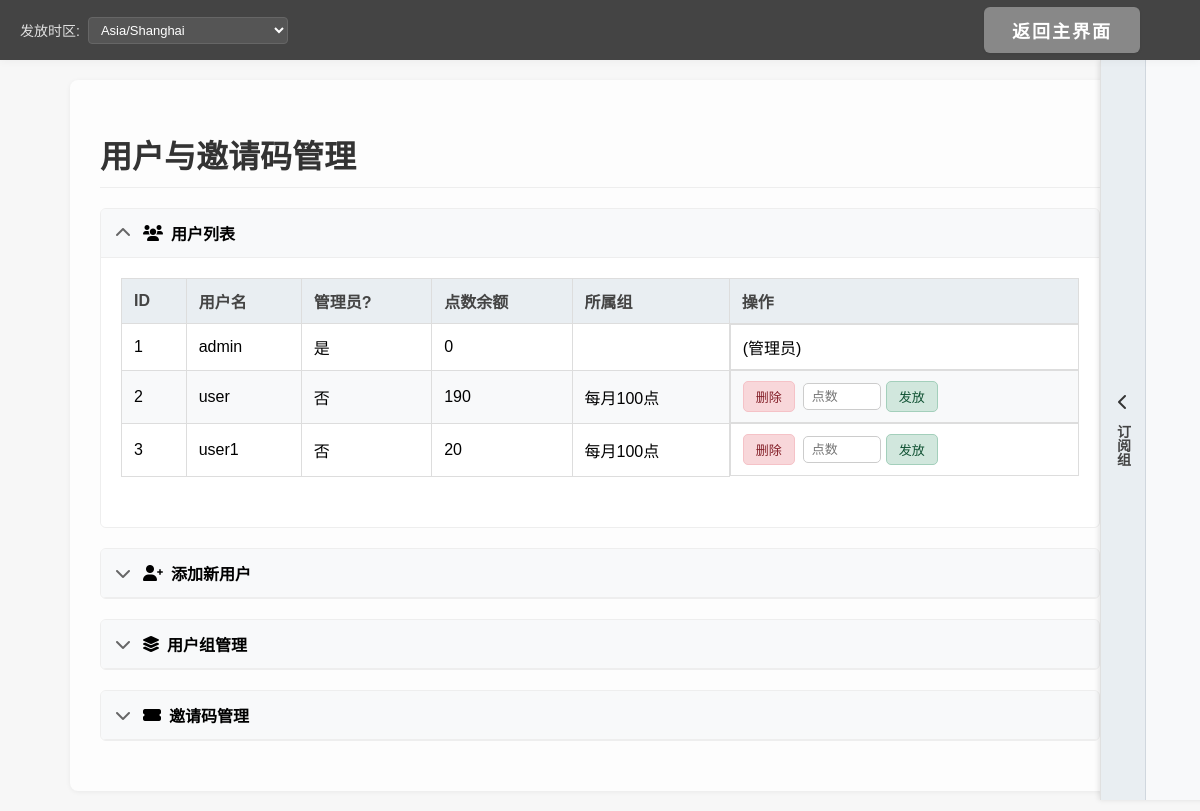
Page /user/manage (signed in) on the earlier database version.
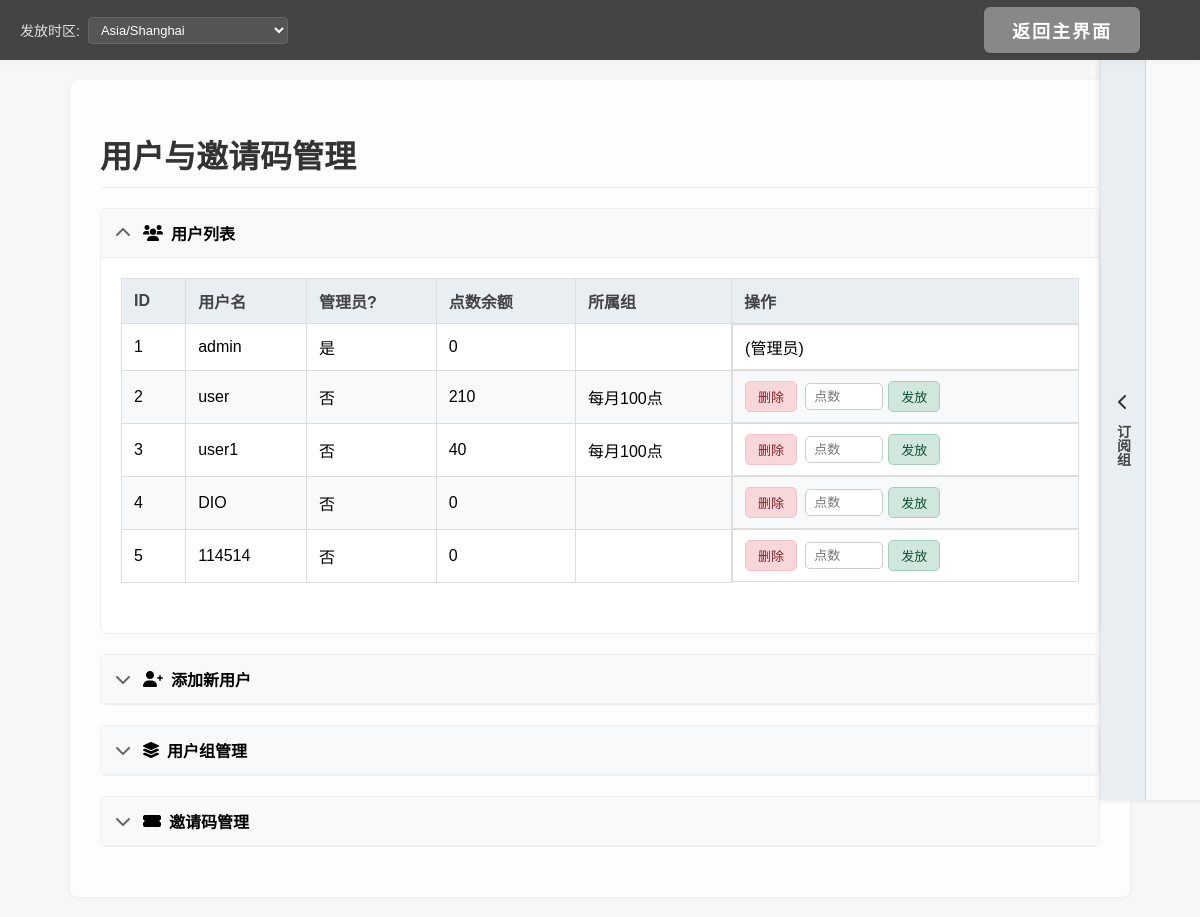
Same page on the later database version.
### app/models/user.py (models this page shows, shortened)
class User(UserMixin, db.Model):
    id = db.Column(db.Integer, primary_key=True)
    username = db.Column(db.String(80), unique=True, nullable=False)
    email = db.Column(db.String(120), unique=True, nullable=True)
    password_hash = db.Column(db.String(128), nullable=False)
    is_admin = db.Column(db.Boolean, default=False)
    password_change_required = db.Column(db.Boolean, default=False, nullable=False)
    auto_save_on_navigate = db.Column(db.Boolean, default=True, nullable=False)
    points = db.Column(db.Integer, default=0, nullable=False)
    active_ai_service_id = db.Column(db.Integer, db.ForeignKey('ai_service.id', use_alter=True, name='fk_user_active_ai_service'), nullable=True)
    active_ai_service = db.relationship('AIService', foreign_keys=[active_ai_service_id], post_update=True)
    groups = db.relationship('Group',
                             secondary=user_group_association,
                             lazy='dynamic', # 返回查询对象
                             back_populates='users')
    @property
    def password(self):
        raise AttributeError('password is not a readable attribute')

### app/user.py (the view, shortened to what this page needs)
@user.route('/manage', methods=['GET', 'POST'])
@login_required
def manage():
    if not current_user.is_admin:
        flash('无权限访问')
        return redirect(url_for('main.index'))
    users = User.query.all()
    groups = Group.query.order_by(Group.name).all()
    return render_template('user_manage.html', users=users, groups=groups)

### app/auth.py (called while the page is built)
@login_manager.user_loader
def load_user(user_id):
    return db.session.get(User, int(user_id))

### app/templates/user_manage.html (shortened to what this page needs)
<!DOCTYPE html>
<html lang="zh-CN">
<head>
    <link rel="stylesheet" href="/static/style.css">
    <link rel="stylesheet" href="https://cdnjs.cloudflare.com/ajax/libs/font-awesome/6.0.0/css/all.min.css">
</head>
<body>
    <div class="top-bar">
        <div class="left-controls">
            <div class="timezone-selector-container">
                <label for="timezone-selector">发放时区:</label>
                <select id="timezone-selector" name="distribution_timezone">
                    <option value="">加载中...</option>
                </select>
            </div>
        </div>
        <div class="right-buttons">
             <a href="{{ url_for('main.index') }}" class="top-btn">返回主界面</a>
        </div>
    </div>
    <div class="container">
        <h1>用户与邀请码管理</h1>
        <details class="collapsible-section" open>
            <summary><i class="fas fa-users"></i> 用户列表</summary>
            <div class="collapsible-content">
                <table>
                    <thead>
                        <tr>
                            <th>ID</th>
                            <th>用户名</th>
                            <th>管理员?</th>
                            <th>点数余额</th>
                            <th>所属组</th>
                            <th>操作</th>
                        </tr>
                    </thead>
                    <tbody>
                        {% for user in users %}
                        <tr>
                            <td>{{ user.id }}</td>
                            <td>{{ user.username }}</td>
                            <td>{{ '是' if user.is_admin else '否' }}</td>
                            <td id="points-{{ user.id }}">{{ user.points }}</td>
                            <td>
                                {% if user.groups %}
                                    {{ user.groups | map(attribute='name') | join(', ') }}
                                {% else %}
                                    -
                                {% endif %}
                            </td>
                            <td class="actions-cell">
                                {% if not user.is_admin %}
                                    <a href="{{ url_for('user.delete', user_id=user.id) }}" class="action-btn delete-btn" onclick="return confirm('确定要删除用户 {{ user.username }} 吗？');">删除</a>
                                    <form class="grant-form" data-user-id="{{ user.id }}">
                                        <input type="number" min="1" placeholder="点数" required>
                                        <button type="submit" class="action-btn">发放</button>
                                    </form>
                                {% else %}
                                    (管理员)
                                {% endif %}
                            </td>
                        </tr>
                        {% endfor %}
                    </tbody>
                </table>
            </div>
        </details>
        <details class="collapsible-section">
            <summary><i class="fas fa-user-plus"></i> 添加新用户</summary>
        </details>
        <details class="collapsible-section">
            <summary><i class="fas fa-layer-group"></i> 用户组管理</summary>
        </details>
        <details class="collapsible-section" id="invitation-code-section">
            <summary><i class="fas fa-ticket-alt"></i> 邀请码管理</summary>
        </details>
    </div>
    <div id="subscription-panel" class="collapsed">
        <div class="panel-toggle-handle" title="管理订阅组">
            <i id="panel-toggle-icon" class="fas fa-chevron-left"></i>
            <span class="panel-handle-text">订阅组</span>
        </div>
    </div>
</body>
</html>

### app/static/style.css (style rules this page uses)
body { margin: 0; font-family: 'Microsoft YaHei', Arial, sans-serif; background: #f7f7f7; }
.top-bar { width: 100%; height: 60px; background: #444; display: flex; align-items: center; justify-content: flex-end; box-shadow: 0 2px 8px rgba(0,0,0,0.04); }
.right-buttons { margin-right: 40px; display: flex; gap: 20px; }
.top-btn { background: #888; color: #fff; font-weight: bold; border: none; border-radius: 6px; padding: 10px 28px; font-size: 18px; text-decoration: none; transition: background 0.2s; letter-spacing: 2px; box-shadow: 0 1px 3px rgba(0,0,0,0.06); }

### app/templates/user_manage.html (style rules this page uses)
body { font-family: 'Microsoft YaHei', Arial, sans-serif; margin: 0; background-color: #f7f7f7; padding-top: 60px; overflow-x: hidden; }
.top-bar { background: #444; padding: 0 20px; display: flex; justify-content: space-between; align-items: center; height: 60px; position: fixed; top: 0; left: 0; width: 100%; box-sizing: border-box; z-index: 1001; box-shadow: 0 2px 8px rgba(0,0,0,0.04); }
.top-bar .right-buttons { display: flex; gap: 15px; margin-left: auto; }
.top-bar .left-controls { display: flex; align-items: center; gap: 15px; }
.timezone-selector-container { display: flex; align-items: center; gap: 8px; margin-right: 15px; }
.timezone-selector-container label { color: #e0e0e0; font-size: 14px; margin-bottom: 0; font-weight: normal; }
#timezone-selector { padding: 4px 8px; border: 1px solid #666; border-radius: 4px; background-color: #555; color: #fff; font-size: 13px; max-width: 200px; }
.container { max-width: 1000px; margin: 20px auto; background: #fdfdfd; padding: 30px; border-radius: 8px; box-shadow: 0 1px 5px rgba(0,0,0,0.06); }
h1, h2 { color: #333; border-bottom: 1px solid #eee; padding-bottom: 10px; margin-bottom: 20px; }
table { width: 100%; border-collapse: collapse; margin-bottom: 30px; }
th, td { border: 1px solid #ddd; padding: 10px 12px; text-align: left; vertical-align: middle; }
th { background-color: #e9eef2; font-weight: bold; color: #444; }
tr:nth-child(even) { background-color: #f8f9fa; }
td.actions-cell { display: flex; align-items: center; gap: 8px; flex-wrap: wrap; }
.action-btn { padding: 5px 12px; border: 1px solid #ccc; border-radius: 5px; cursor: pointer; background-color: #f0f0f0; color: #333; font-size: 13px; text-decoration: none; display: inline-block; vertical-align: middle; transition: background-color 0.2s, border-color 0.2s; }
.delete-btn { background-color: #f8d7da; border-color: #f5c2c7; color: #842029; }
.grant-form { display: flex; align-items: center; gap: 5px; }
.grant-form input[type="number"] { width: 60px; padding: 5px 8px; border: 1px solid #ccc; border-radius: 5px; font-size: 13px; }
.grant-form button { background-color: #d1e7dd; border-color: #a3cfbb; color: #0f5132; }
label { display: block; margin-bottom: 8px; font-weight: bold; color: #555; }
.collapsible-section { margin-bottom: 20px; border: 1px solid #eee; border-radius: 6px; overflow: hidden; }
.collapsible-section summary { cursor: pointer; padding: 12px 15px; font-weight: bold; list-style: none; display: flex; align-items: center; gap: 8px; background-color: #f8f9fa; border-bottom: 1px solid #eee; }
.collapsible-section summary::before { content: '\f078'; font-family: 'Font Awesome 6 Free'; font-weight: 900; transition: transform 0.2s; display: inline-block; margin-right: 5px; color: #666; }
.collapsible-section[open] summary { border-bottom: 1px solid #eee; }
.collapsible-section[open] summary::before { transform: rotate(-180deg); }
.collapsible-content { padding: 20px; background-color: #fff; }
#subscription-panel { height: calc(100vh - 60px); position: fixed; right: 0; top: 60px; background-color: #f8f9fa; border-left: 1px solid #e0e0e0; box-shadow: -2px 0 5px rgba(0,0,0,0.1); transition: transform 0.3s ease-in-out, width 0.3s ease-in-out; overflow: hidden; z-index: 999; transform: translateX(calc(100% - 100px)); }
.panel-toggle-handle { width: 45px; height: 100%; position: absolute; left: 0; top: 0; display: flex; flex-direction: column; align-items: center; justify-content: center; cursor: pointer; background-color: #e9eef2; border-right: 1px solid #d0d7de; box-sizing: border-box; }
.panel-toggle-handle .panel-handle-text { writing-mode: vertical-rl; text-orientation: mixed; margin-top: 15px; font-size: 14px; font-weight: bold; color: #444; white-space: nowrap; }
.panel-toggle-handle #panel-toggle-icon { font-size: 16px; color: #333; transition: transform 0.3s ease-in-out; }

Differences in the rows shown:
changed User "user": points "190" → "210"
changed User "user1": points "20" → "40"
added User: id "4", username "DIO", is_admin "否", points "0"
added User: id "5", username "114514", is_admin "否", points "0"
